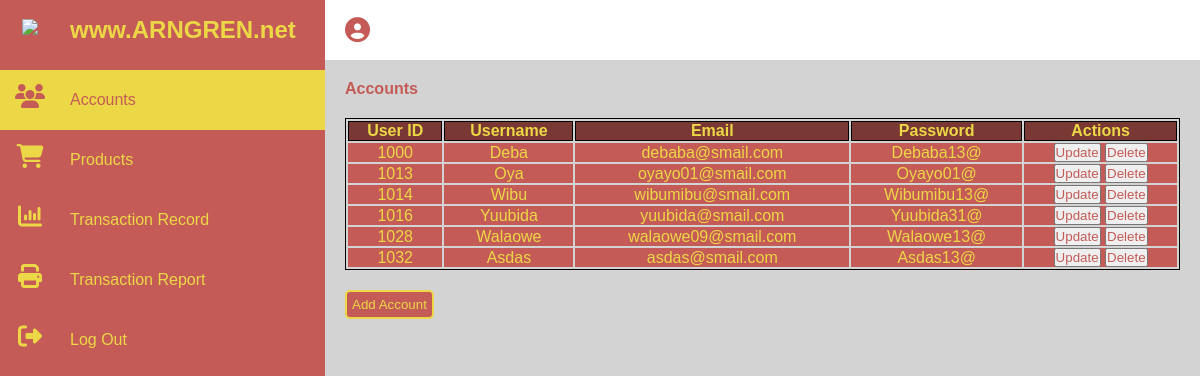
Page /DashboardAccounts.php on the committed database.
### tables this page shows
CREATE TABLE `user` (
  `userID` int(255) NOT NULL,
  `fullName` varchar(255) NOT NULL,
  `password` varchar(255) NOT NULL,
  `email` varchar(255) NOT NULL,
  `logStatus` tinyint(1) NOT NULL
);

### DashboardAccounts.php (the view, shortened to what this page needs)
<!DOCTYPE HTML>
<html lang = "en">
<head>
</head>
<body>
	<div class = "sidebarcontainer">
		<div class = "sidebar" id = "sidebar">
			<ul>
				<li>
					<a href = "">
						<span class = "icon"><img src = "arngrenlogo.PNG" width = "50px"></span>
						<span class = "title"><h2>www.ARNGREN.net</h2></span>
					</a>
				</li>
				<li>
					<a class = "active" href = "DashboardAccounts.php">
						<span class = "icon"><i class = "fa fa-users"></i></span>
						<span class = "title">Accounts</span>
					</a>
				</li>
				<li>
					<a href = "DashboardProducts.php">
						<span class = "icon"><i class = "fa fa-shopping-cart"></i></span>
						<span class = "title">Products</span>
					</a>
				</li>
				<li>
					<a href = "DashboardTransactionRecord.php">
						<span class = "icon"><i class = "fa fa-bar-chart"></i></span>
						<span class = "title">Transaction Record</span>
					</a>
				</li>
				<li>
					<a href = "DashboardTransactionReport.php">
						<span class = "icon"><i class = "fa fa-print"></i></span>
						<span class = "title">Transaction Report</span>
					</a>
				</li>
				<li>
					<a href = "logoutAdmin.php">
						<span class = "icon"><i class = "fa fa-sign-out"></i></span>
						<span class = "title">Log Out</span>
					</a>
				</li>
			</ul>
		</div>
		<div class = "main">
			<div class = "topbar">
				<div class = "admin">
					<i style = "color: #c45b56" class = "fa fa-user-circle"></i>
					<small>
					</small>
				</div>
			</div>
			<div class = "display-accounts">
				<ul>
					<li>
						<a href = "DashboardAccounts.php" style = "font-weight: bold;">Accounts</a>
					</li>
				</ul>
				<table>
					<thead>
						<tr>
							<th scope = "col">User ID</th>
							<th scope = "col">Username</th>
							<th scope = "col">Email</th>
							<th scope = "col">Password</th>
							<th scope = "col">Actions</th>
						</tr>
					</thead>
					<tbody>
						<?php
							global $conn;
							$sql = "SELECT * FROM user";
							$result = mysqli_query($conn, $sql);
							if ($result -> num_rows > 0)
							{
								while ($row = $result -> fetch_assoc())
								{
									echo "<tr style = 'text-align: center;'>
											<td>".$row['userID']."</td>
											<td>".$row['fullName']."</td>
											<td>".$row['email']."</td>
											<td>".$row['password']."</td>
											<td>
												<button><a href=\"updateAccount.php?updateID=$row[userID]\">Update</a></button>
												<button><a href=\"deleteAccount.php?deleteID=$row[userID]\">Delete</a></button>
											</td>
										 </tr>";
								}
							}
						?>
					</tbody>
				</table>
				<div class = "addbutton">
					<button><a href = "AddAccount.php">Add Account</button>
				</div>
			</div>
		</div>
	</div>
</body>
</html>

### DashboardAccounts.php (style rules this page uses)
* { margin: 0; padding: 0; box-sizing: border-box; font-family: Helvetica; }
body { overflow-x: hidden; }
table tr th { background-color: #7a3835; }
tbody { align-items: center; }
.sidebarcontainer { position: relative; width: 100%; }
.sidebar { position: fixed; width: 325px; height: 100%; background: #c45b56; transition: 0.5s; overflow: hidden; }
.sidebar a.active { background: #ecd846; color: #ecd846; }
.sidebar ul li a.active .icon .fa { color: #c45b56; font-size: 24px; }
.sidebar ul li a.active .title { position: relative; display: block; padding: 0 10px; height: 60px; line-height: 60px; color: #c45b56; white-space: nowrap; }
.sidebar ul { position: absolute; top: 0; left: 0; width: 100%; }
.sidebar ul li { position: relative; width: 100%; list-style: none; }
.sidebar ul li:nth-child(1) { margin-bottom: 10px; }
.sidebar ul li a { position: relative; display: block; width: 100%; display: flex; text-decoration: none; }
.sidebar ul li a .icon { position: relative; display: block; min-width: 60px; height: 60px; line-height: 60px; text-align: center; }
.sidebar ul li a .icon .fa { color: #ecd846; font-size: 24px; }
.sidebar ul li a .title { position: relative; display: block; padding: 0 10px; height: 60px; line-height: 60px; color: #ecd846; white-space: nowrap; }
.main { position: absolute; width: calc(100% - 325px); left: 325px; min-height: 100vh; background: lightgrey; }
.main .topbar { width: 100%; background: white; height: 60px; display: flex; justify-content: space-between; align-items: center; padding: 20px; }
.main .topbar i { font-size: 25px; }
.main .topbar small { visibility: visible; padding: 10px; }
.main .display-accounts { padding: 20px; }
.main .display-accounts ul { list-style: none; padding: 0 0 20px 0; }
.main .display-accounts a { text-decoration: none; color: #c45b56; }
.main .display-accounts .addbutton { padding: 20px 0 0 0; }
.main .display-accounts .addbutton button { padding: 5px; border-radius: 5px; border: 2px solid #ecd846; background: #c45b56; }
.main .display-accounts .addbutton button a { color: #ecd846; }
.main table { width: 100%; border: 1px solid black; }
.main thead, tbody, th, tr { border: 1px solid black; background: #c45b56; color: #ecd846; }

### rows in the picture
user: userID "1000", fullName "Deba", email "debaba@smail.com", password "Debaba13@"
user: userID "1013", fullName "Oya", email "oyayo01@smail.com", password "Oyayo01@"
user: userID "1014", fullName "Wibu", email "wibumibu@smail.com", password "Wibumibu13@"
user: userID "1016", fullName "Yuubida", email "yuubida@smail.com", password "Yuubida31@"
user: userID "1028", fullName "Walaowe", email "walaowe09@smail.com", password "Walaowe13@"
user: userID "1032", fullName "Asdas", email "asdas@smail.com", password "Asdas13@"
